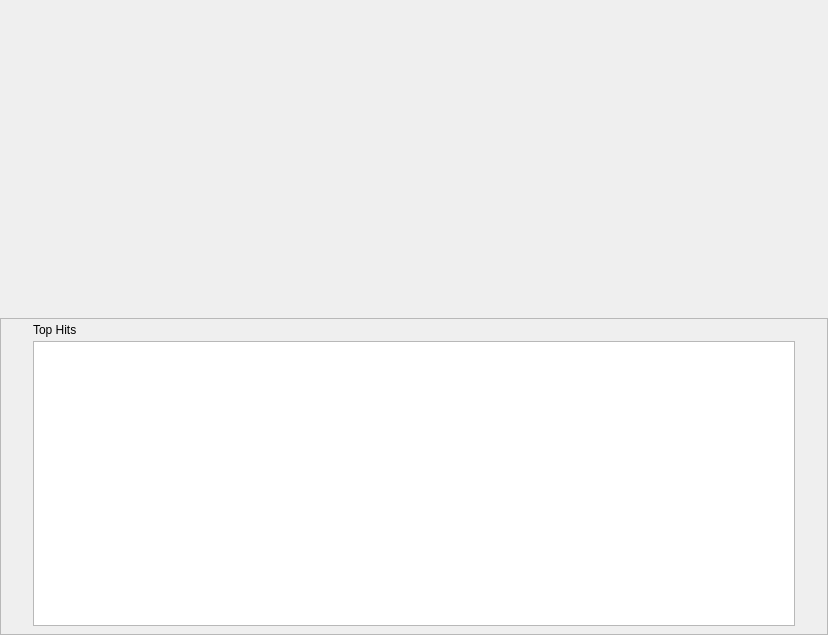
<?xml version="1.0" encoding="UTF-8"?>
<ui version="4.0">
 <class>AlbumInfoWidget</class>
 <widget class="QWidget" name="AlbumInfoWidget">
  <property name="geometry">
   <rect>
    <x>0</x>
    <y>0</y>
    <width>828</width>
    <height>635</height>
   </rect>
  </property>
  <property name="windowTitle">
   <string notr="true">Form</string>
  </property>
  <layout class="QVBoxLayout" name="verticalLayout_2">
   <property name="spacing">
    <number>0</number>
   </property>
   <property name="margin">
    <number>0</number>
   </property>
   <item>
    <widget class="ContextView" name="albumView" native="true">
     <property name="sizePolicy">
      <sizepolicy hsizetype="Expanding" vsizetype="Expanding">
       <horstretch>0</horstretch>
       <verstretch>0</verstretch>
      </sizepolicy>
     </property>
    </widget>
   </item>
   <item>
    <widget class="QFrame" name="trackFrame">
     <property name="frameShape">
      <enum>QFrame::StyledPanel</enum>
     </property>
     <property name="frameShadow">
      <enum>QFrame::Raised</enum>
     </property>
     <layout class="QVBoxLayout" name="verticalLayout_6">
      <property name="spacing">
       <number>4</number>
      </property>
      <property name="leftMargin">
       <number>32</number>
      </property>
      <property name="topMargin">
       <number>4</number>
      </property>
      <property name="rightMargin">
       <number>32</number>
      </property>
      <property name="bottomMargin">
       <number>8</number>
      </property>
      <item>
       <widget class="CaptionLabel" name="topHitsLabel">
        <property name="text">
         <string>Top Hits</string>
        </property>
        <property name="margin">
         <number>0</number>
        </property>
       </widget>
      </item>
      <item>
       <widget class="GridView" name="topHits">
        <property name="sizePolicy">
         <sizepolicy hsizetype="Expanding" vsizetype="Expanding">
          <horstretch>0</horstretch>
          <verstretch>0</verstretch>
         </sizepolicy>
        </property>
        <property name="minimumSize">
         <size>
          <width>0</width>
          <height>190</height>
         </size>
        </property>
       </widget>
      </item>
     </layout>
    </widget>
   </item>
  </layout>
 </widget>
 <customwidgets>
  <customwidget>
   <class>GridView</class>
   <extends>QListView</extends>
   <header>playlist/GridView.h</header>
  </customwidget>
  <customwidget>
   <class>CaptionLabel</class>
   <extends>QLabel</extends>
   <header>widgets/CaptionLabel.h</header>
  </customwidget>
  <customwidget>
   <class>ContextView</class>
   <extends>QWidget</extends>
   <header>playlist/ContextView.h</header>
   <container>1</container>
  </customwidget>
 </customwidgets>
 <resources/>
 <connections/>
</ui>
